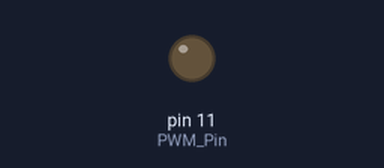
Simulated run of this sketch. Board: Arduino Uno, built with avr-gcc and run on an emulated ATmega328P. Parts: output pins drawn as LEDs (lit = HIGH).

Above: at 0.05 s.
At 9.85 s:
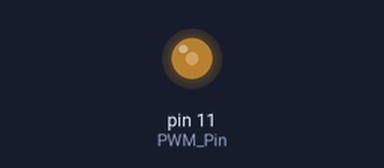
At 19.65 s:
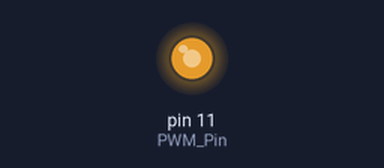
At 39.25 s:
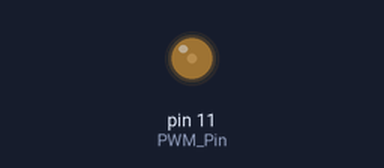
Timing chart, 0 to 40.0 s (numbered marks = the images above):
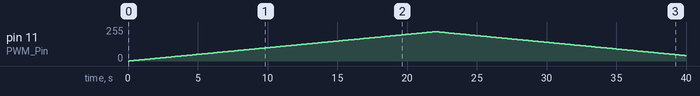

Measured:
- by itself, pin 11 (PWM_Pin): rises from 0/255 to 220/255 in 21.9 s, then falls to 41/255 in 17.9 s

The sketch:

pwm_ard.ino
```cpp
int PWM_Pin = 11; /* give PWM_Pin name to D3 pin */
// Perform initialization inside setup()
void setup()
{
pinMode(PWM_Pin,OUTPUT);  /*declare D3 pin as an output pin */
}
// loop() executes continously
void loop()
{
  for(int i=0; i<220; i++){
  analogWrite(PWM_Pin,i);  /* Produce 50% duty cycle PWM on D3 */
  delay(100);
  }
for(int i=220; i>0; i--){
  analogWrite(PWM_Pin,i);  /* Produce 50% duty cycle PWM on D3 */
  delay(100);
  }

}
```
